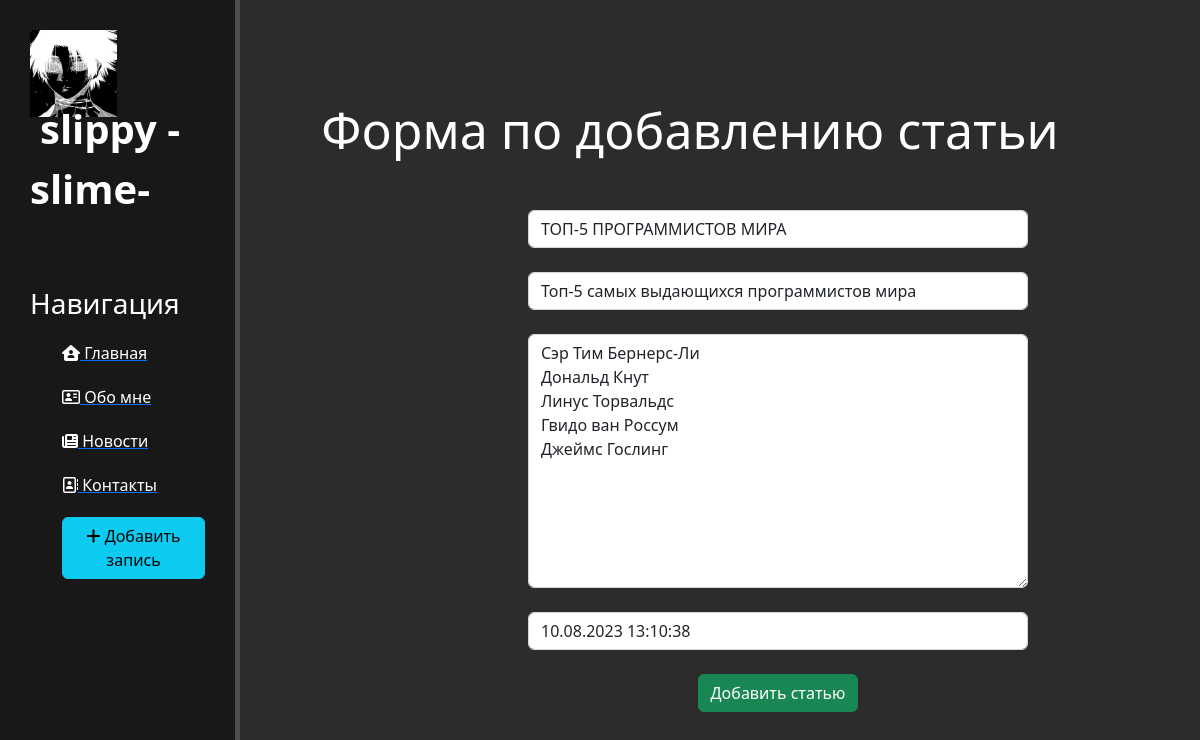
The page /news/2/update on the database its author committed.
### news/models.py (models this page shows, shortened)
class Articles(models.Model):
    title = models.CharField('Название', max_length=50)
    anons = models.CharField('Анонс', max_length=250)
    full_text = models.TextField('Статья')
    date = models.DateTimeField('Дата публикации')
    class Meta:
        verbose_name = 'Новость'
        verbose_name_plural = 'Новости'

### news/views.py (the view)
class NewsUpdateView(UpdateView):
    model = Articles
    template_name = 'news/create.html'
    form_class = ArticlesForm

### news/forms.py
class ArticlesForm(ModelForm):
    class Meta:
        model = Articles
        fields = ['title', 'anons', 'full_text', 'date']
        widgets = {
            "title": TextInput(attrs={
                 'class': 'form-control',
                 'placeholder': 'Название статьи'
            }),
            "anons": TextInput(attrs={
                 'class': 'form-control',
                 'placeholder': 'Анонс статьи'
            }),
            "date": DateTimeInput(attrs={
                 'class': 'form-control',
                 'placeholder': 'Дата публикации'
            }),
            "full_text": Textarea(attrs={
                 'class': 'form-control',
                 'placeholder': 'Текст статьи'
            }),
        }

### news/templates/news/create.html (shortened to what this page needs)
{% extends 'main/layout.html' %}
{% block content %}
    <div class="features">
        <h1>Форма по добавлению статьи</h1>
        <form method="post">
            {{ form.title }}<br>
            {{ form.anons }}<br>
            {{ form.full_text }}<br>
            {{ form.date }}<br>
            <button class="btn btn-success" type="submit">Добавить статью</button>
        </form>
    </div>
{% endblock %}

### main/static/main/css/main.css (style rules this page uses)
body { background: #2c2c2c; }
main .features { float: left; color: #fff; margin-top: 100px; text-align: center; width: 75%; }
main .features h1 { font-size: 50px; }
form { margin-left: 32%; width: 500px; margin-top: 50px; }

### rows shown on the page
Articles: title "ТОП-5 ПРОГРАММИСТОВ МИРА", anons "Топ-5 самых выдающихся программистов мира", full_text "Сэр Тим Бернерс-Ли Дональд Кнут Линус Торвальдс Гвидо ван Россум Джеймс Гослинг", date "10.08.2023 13:10:38"
